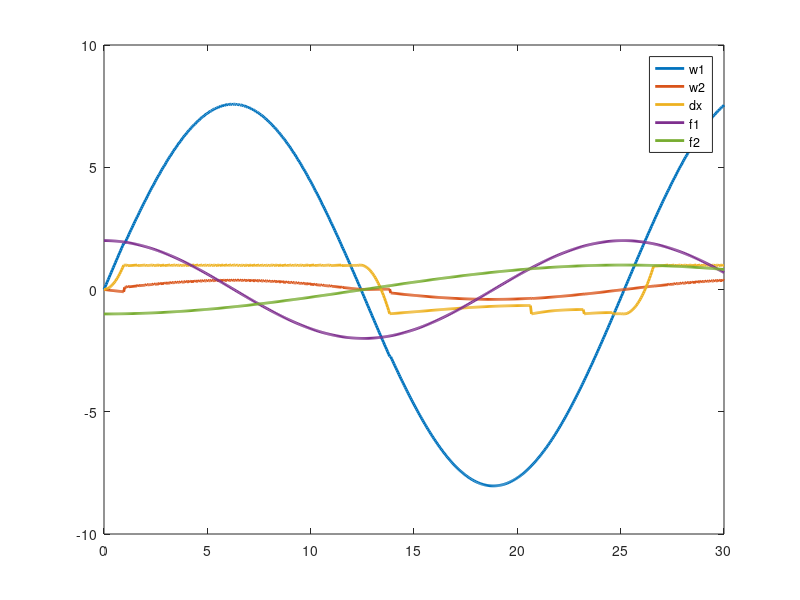
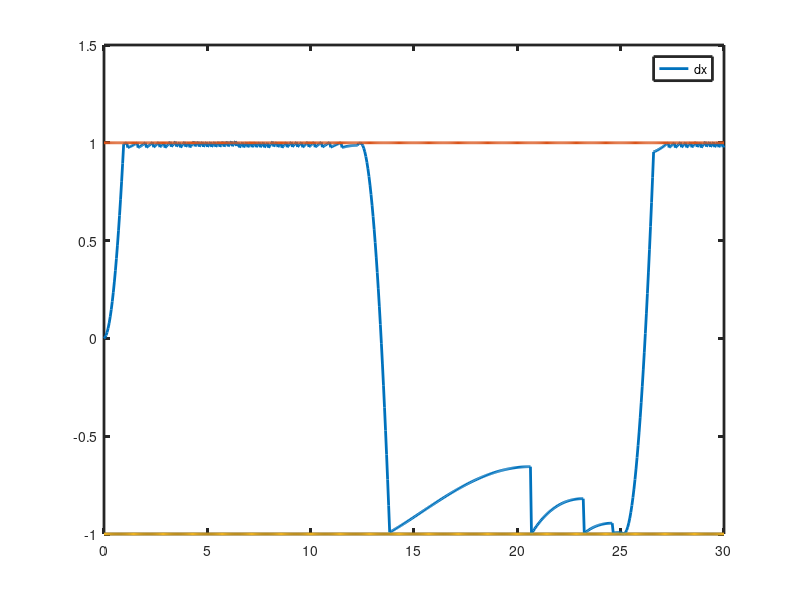
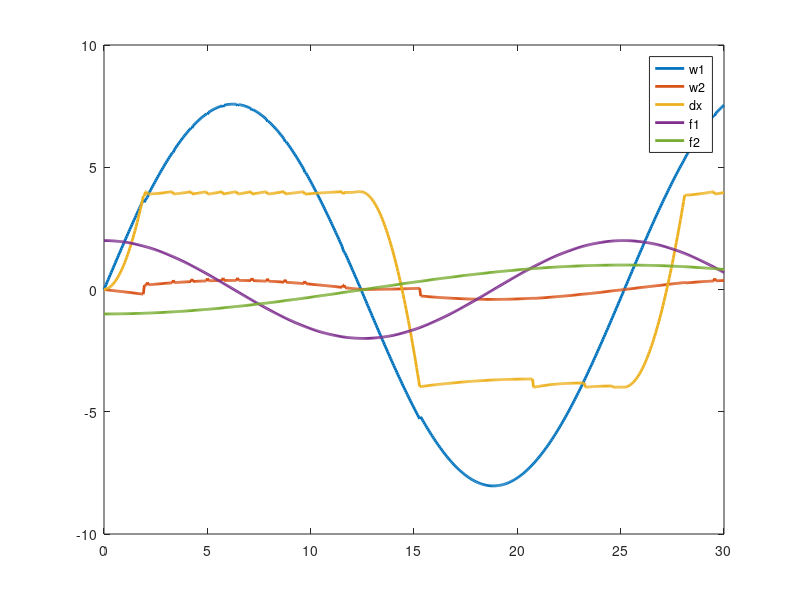
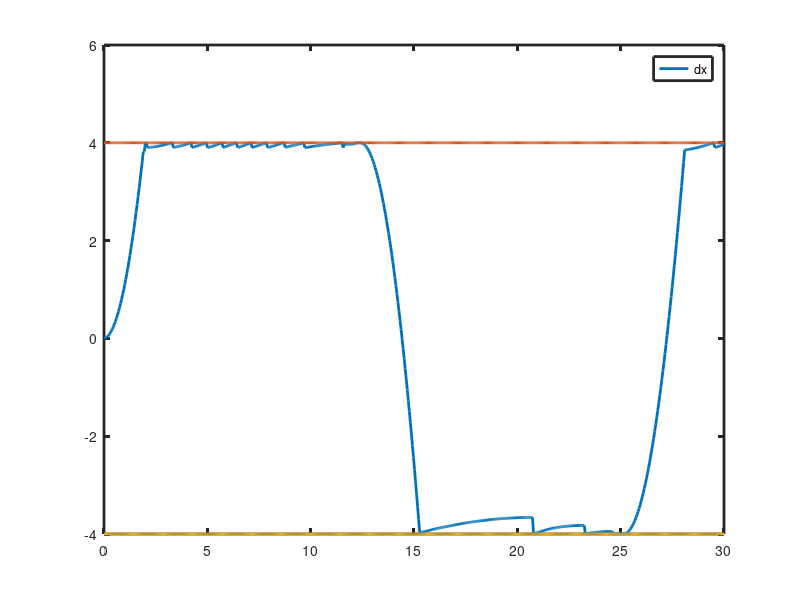

Recreate these plots in MATLAB, in order.
##simple gear 

engaged = 0;			#reduces chatter
g  = 20;				#gear ratio
m1 = 1;
m2 = 10;
tend = 30;
h = 1/20;			#time step
N = tend/h;
T =  linspace(0,tend,N)';
l = -2;				#lower limit
u =  2;				#upper limit
ee = 0.0;			#restitution coefficient

fe =   2;			#engine force
fs =  -1;			#shaft torque
f = @(t) [ fe*cos(t/4); fs*cos(t/8) ];
##f = @(t) [ fe;fs];

fig = 1;
for limit = [1,4]
  X = [0,0];				#positions
  D = [0];				#angle difference
  V = [0,0];				#velocities
  x = [0;0];
  v = [0;0];
  dx = 0;
  M = diag([m1,m2]);
  G   = [1, -g];
  H   = [M -G';G, 0*1e-1];
  tau = 2;
  gamma = 1/(1+4*tau/h);
  tol =  1e-4;			#this to avoid chatter and maintain a good
				#contact. if 0, we'll probably have chatter
  ## simplify linear algebra
  schur1 = ( 1/m1 + g*g/m2 );

  t = 0;
  S = [];
  state = 0;
  u = limit;
  l = -limit;
  for i=2:N
    F =  f(t);
    if ( (l +engaged * tol) < dx && dx < u - ( engaged * tol ) )
      ## solve for free case
      w = v +  M \ (h*F);
      ddx = dx + h * (w(1)-w(2));
      ## check to see if we stepped outside
      if ( ddx > u || ddx < l )
	## yes!  impact the thing
	state = 1;
	z = H \ [M*v; -ee*G*v];
	v = z(1:2);
	c = min(u-ddx, ddx-l);
	## continue the step
	z = H \ [M*v + h*F; -4*c*gamma/h  + gamma * G * v];
	v = z(1:2);
	dx += h * G * v;
	engaged = 1;
      else 
	## still free: continue
	engaged = 0;
	state = 0;
	v   = w;
	dx += h *  (v(1)-v(2));
      endif
    else
      state = 2;
      ## gear is active
      z = H \ [M*v + h*F ; -4*dx*gamma/h + gamma *G * v];
      v = z(1:2);
      dx += h * G * v;
    endif
    x += h*v;
    X = [X;x'];
    V = [V;v'];
    D = [D;dx];
    t += h;
    S = [S;state];


  endfor

  figure(fig++); 
  hh = plot( T, V, T, D, T, reshape(f(T), length(T), 2)); 
  set(findall(hh, '-property', 'linewidth'), 'linewidth', 2);
  legend("w1", "w2", "dx", "f1", "f2"); 
  hh = figure(fig++); plot(T, D, ';dx;', T, limit+0*T, T, -limit+0*T)
  set(findall(hh, '-property', 'linewidth'), 'linewidth', 2);
endfor
